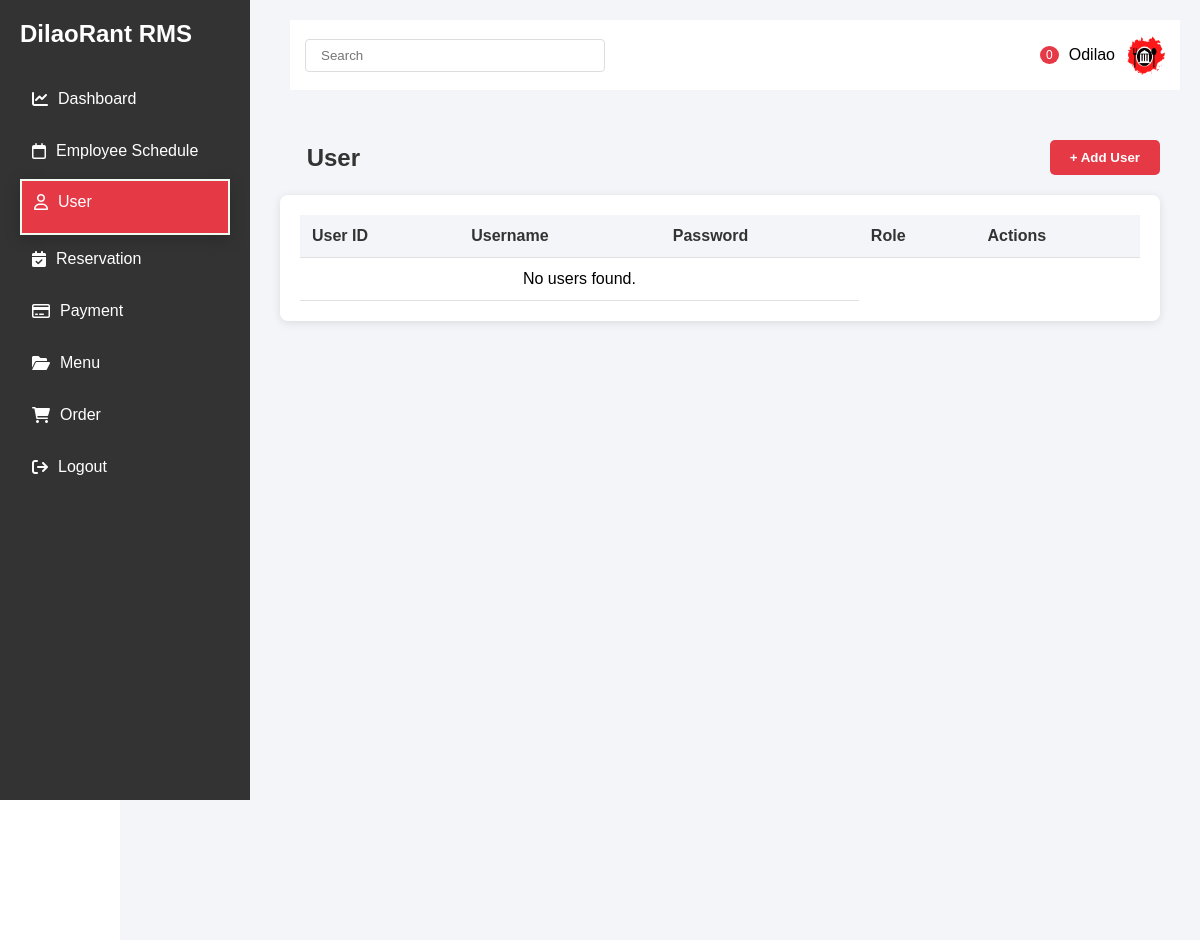
Page /dashboard/User/ (signed in) on the earlier database version.
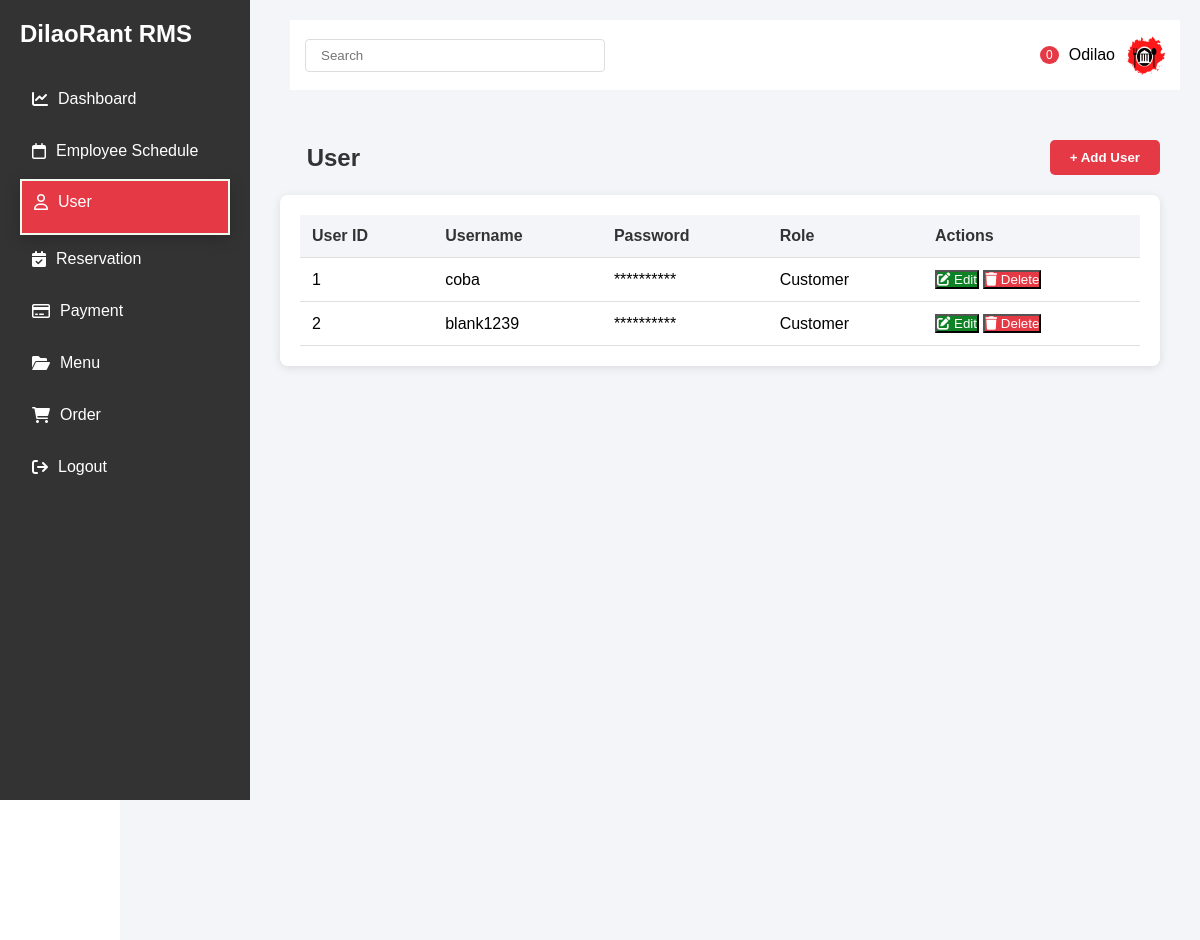
Same page on the later database version.
### User/models.py (models this page shows, shortened)
class User(models.Model):
    username = models.CharField(max_length=150, unique=False)
    password = models.CharField(max_length=128)
    role = models.CharField(max_length=50)

### User/views.py (the view)
# urls.py: path('',views.display_user,name='displayUser'),
@login_required(login_url='login')
def display_user(request):
    users = User.objects.all()
    return render(request, 'User/UserDisplay.html', {'users': users})

### User/templates/User/UserDisplay.html (shortened to what the changed rows need)
{% load static %}
<!DOCTYPE html>
<html lang="en">
<head>
    <link rel="stylesheet" href="https://cdnjs.cloudflare.com/ajax/libs/font-awesome/6.0.0/css/all.min.css">
</head>
<body>
    <div class="sidebar">
        <h2>DilaoRant RMS</h2>
    </div>
    <div class="main-content">
        <div class="main-content">
                <div class="schedule-header">
                    <h2 class="schedule-title">&nbsp;&nbsp;&nbsp;&nbsp;User</h2>
                </div>
                <div class="schedule-container">
                <table class="schedule-table">
                    <thead>
                        <tr>
                            <th>User ID</th>
                            <th>Username</th>
                            <th>Password</th>
                            <th>Role</th>
                            <th>Actions</th>
                        </tr>
                    </thead>
                    <tbody>
                        {% for user in users %}
                        <tr>
                            <td>{{user.id}}</td>
                            <td>{{ user.username }}</td>
                            <td>**********</td>
                            <td>{{ user.role }}</td>
                            <td>
                                <div class="action-buttons">
                                    <button
                                        class="btn btn-edit btn-tooltip"
                                        onclick="update_user('{{ user.id}}')"
                                        data-tooltip="Edit Schedule"
                                    >
                                        <i class="fas fa-edit"></i>
                                        Edit
                                    </button>
                                    <button
                                        class="btn btn-delete btn-tooltip"
                                        onclick="delete_user('{{ user.id }}')"
                                        data-tooltip="Delete Schedule"
                                    >
                                        <i class="fas fa-trash"></i>
                                        Delete
                                    </button>
                                </div>
                            </td>
                        </tr>
                        {% empty %}
                        <tr>
                            <td colspan="3" style="text-align: center;">No users found.</td>
                        </tr>
                        {% endfor %}
                    </tbody>
                </table>
            </div>
        </div>
    </body>
    </html>

Differences in the rows shown:
added User: id "1", username "coba", role "Customer"
added User: id "2", username "blank1239", role "Customer"
Other differences:
text no longer shown: "No users found."
